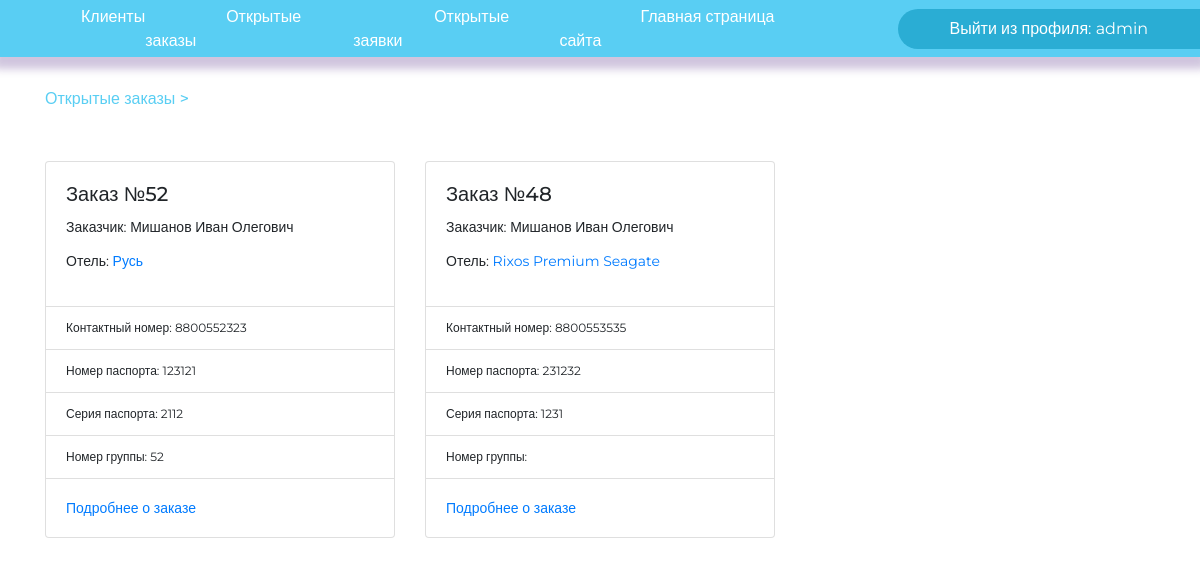
Page /agent/?id_client=6 (signed in) on the committed database.
### djangoApp/models.py (models this page shows, shortened)
class Contract(models.Model):
    client_id = models.ForeignKey(Client, on_delete=models.CASCADE)
    hotel_id = models.ForeignKey(Hotel, on_delete=models.CASCADE)
    group_id = models.ForeignKey(
        GroupClient, on_delete=models.CASCADE, blank=True, null=True)
    sell_date = models.DateField(null=True, blank=True)
    start_date = models.DateField()
    end_date = models.DateField()
    contact_numberRegex = RegexValidator(regex=r'^((8|\+7)[\- ]?)?(\(?\d{3}\)?[\- ]?)?[\d\- ]{7,10}$',
                                         message="Номер телефона введен в неверном формате! Пример: +79261234567, 89261234567, 79261234567, 123-45-67 и т.п.")
    contact_number = models.CharField(
        max_length=13, validators=[contact_numberRegex])

class Client(models.Model):
    surname = models.CharField(max_length=30)
    name = models.CharField(max_length=30)
    patronymic = models.CharField(max_length=30)
    address = models.CharField(max_length=50)
    email = models.CharField(max_length=50)
    pass_and_serial = models.CharField(
        max_length=12, db_index=True, null=True, blank=True)
    pass_number = models.CharField(max_length=6, validators=[
                                   MinLengthValidator(6, 'Длина номера паспорта 6 цифр')])
    pass_serial = models.CharField(max_length=4, validators=[
                                   MinLengthValidator(4, 'Длина серии паспорта 4 цифры')])

class Hotel(models.Model):
    country_id = models.ForeignKey(Country, on_delete=models.CASCADE)
    name = models.CharField(max_length=30)
    town = models.CharField(max_length=30)
    price = models.DecimalField(max_digits=20, decimal_places=2)
    wi_fi = models.CharField(
        choices=(('1', '1'), ('0', '0')), default=0, max_length=30)
    beach = models.CharField(
        choices=(('1', '1'), ('0', '0')), default=0, max_length=30)
    air_conditioning = models.CharField(
        choices=(('1', '1'), ('0', '0')), default=0, max_length=30)
    child = models.CharField(
        choices=(('1', '1'), ('0', '0')), default=0, max_length=30)
    bar = models.CharField(
        choices=(('1', '1'), ('0', '0')), default=0, max_length=30)
    desc = models.TextField(max_length=200)

class GroupClient(models.Model):
    client = models.ManyToManyField(Client, blank=True)

### djangoApp/views.py (the view)
# urls.py: path('agent/', Agent.as_view()),
class Agent(LoginRequiredMixin, ListView):
    redirect_field_name = None
    model = Contract
    template_name = 'agent.html'
    context_object_name = 'contracts'
    def get_queryset(self):
        if self.request.GET.get('id_client'): #Если был произведен поиск заказов связанных с клиентом
            clientId=self.request.GET.get('id_client')
            if GroupClient.objects.filter(client=clientId) or Contract.objects.filter(client_id=clientId).exists(): #Поиск связей в заказах и группах
                contractsGroup=""
                contractsClient=""
                if GroupClient.objects.filter(client=clientId).exists():
                    groups = GroupClient.objects.filter(client=clientId)
                    contractsGroup=Contract.objects.filter(group_id__in=[group.id for group in groups])
                if Contract.objects.filter(client_id=clientId).exists() and not ([contractCl.id for contractCl in Contract.objects.filter(client_id=clientId)] == [contractGr.id for contractGr in contractsGroup]):
                    contractsClient=Contract.objects.filter(client_id=clientId)
                contractRes = list(chain(contractsGroup, contractsClient))
                return contractRes
            else:
               messages.error(self.request, 'Связанные заказы не найдены')
               return Contract.objects.all()
        else:
            return Contract.objects.all() #Обычный сценарий отображения

### djangoApp/templates/agent.html (shortened to what this page needs)
{% extends 'secret_panel.html' %}
{% block  content %}
        <div class="row row-cols-2 row-cols-md-3 g-4">
            {% for contr in contracts %}
            {% include 'order_card.html' %}
            {% endfor %}
        </div>
{% endblock %}

### djangoApp/templates/secret_panel.html (shortened to what this page needs)
<!DOCTYPE HTML PUBLIC "-//W3C//DTD HTML 4.01//EN" "http://www.w3.org/TR/html4/strict.dtd">
<html>
<head>
    <link rel="stylesheet" type="text/css" href="/static/css/style.css">
    <link rel="stylesheet" href="https://cdn.jsdelivr.net/npm/bootstrap@4.5.3/dist/css/bootstrap.min.css"
>
</head>
<body>
    <header>
        <nav class="menu" style="background-color: #59CEF3;">
            {% if request.user.is_authenticated %}
            <ul>
                <li><a href="/agent/clients">Клиенты</a></li>
                <li><a href="/agent/">Открытые заказы</a></li>
                <li><a href="/agent/calls/">Открытые заявки</a></li>
                <li><a href="/">Главная страница сайта</a></li>
            </ul>
            <a href="{% url 'logout' %}" class="btn btn-primary" id="logout">Выйти из профиля: {{user.username}}</a>
            {% else %}
            <span class="text-light ml-3">Требуется авторизация! Покиньте эту страницу если вы попали на нее
                случайно.</span>
            {% endif %}
        </nav>
    </header>
    <div class="container">
        {% block currPath %}<div class="path"><a href="/agent/">Открытые заказы ></a>
        </div>{% endblock %}
        {% block content %}
        {% endblock %}
    </div>
</body>
</html>

### djangoApp/templates/order_card.html
{% block content %}
    <div class="col">
        <div class="card">
            <div class="card-body">
                <h5 class="card-title">Заказ №{{ contr.id }}</h5>
                <div class="card-text">
                    <p>Заказчик: {{ contr.client_id.surname }} {{ contr.client_id.name }} {{ contr.client_id.patronymic }}</p>
                    <p>Отель: <a href="#">{{ contr.hotel_id.name }}</a></p>
                </div>
            </div>
            <ul class="list-group list-group-flush">
                <li class="list-group-item">Контактный номер: {{ contr.contact_number }}</li>
                <li class="list-group-item">Номер паспорта: {{ contr.client_id.pass_number }}</li>
                <li class="list-group-item">Серия паспорта: {{ contr.client_id.pass_serial }}</li>
                <li class="list-group-item">Номер группы: {{ contr.group_id.id }}</li>
            </ul>
            <div class="card-body">
                <div class="row">
                    <div class="col">
                        <a href="contract/{{contr.id}}/" class="card-link">Подробнее о заказе</a>
                    </div>
                </div>
            </div>
        </div>
    </div>
{% endblock %}

### djangoApp/static/css/style.css (style rules this page uses)
body { margin: 0px; padding: 0px 0px 0px; font-family: 'Montserrat', sans-serif !important; font-style: normal !important; font-weight: normal !important; min-height: 100vh; }
.card { font-size: 14px !important; line-height: 18px; margin-top: 50px; }
.card .list-group .list-group-item { font-size: 12px !important; }
.btn-primary { display: flex !important; background-color: #59CEF3 !important; height: 40px !important; border-radius: 7px !important; line-height: 1.5 !important; align-items: center !important; justify-content: center !important; font-size: 20 !important; text-decoration: none !important; color: #fff; border: none !important; }
header .menu { background-color: #ED9E72; padding: 15px 0px 15px 0px; display: flex; align-items: center; box-shadow: 0px 6px 8px 6px rgba(69, 26, 124, 0.25); height: 57px; flex-direction: row; z-index: 3; }
header .menu a { margin-left: 81px; color: #fff; text-decoration: none; }
header .menu #logout { background-color: #2aadd4 !important; width: 306px; height: 100%; border-radius: 30px 0 0 30px !important; }
header .menu ul { margin-left: auto; padding: 0; margin: 0; margin-left: auto; list-style-type: none; display: flex; }
.path { margin-top: 30px; }
.path a { color: #59CEF3 !important; text-decoration: none !important; font-weight: 500; font-size: 20; }

### rows in the picture
Contract: id "52", client_id.surname "Мишанов", client_id.name "Иван", client_id.patronymic "Олегович", hotel_id.name "Русь", contact_number "8800552323", client_id.pass_number "123121", client_id.pass_serial "2112", group_id.id "52"
Contract: id "48", client_id.surname "Мишанов", client_id.name "Иван", client_id.patronymic "Олегович", hotel_id.name "Rixos Premium Seagate", contact_number "8800553535", client_id.pass_number "231232", client_id.pass_serial "1231"

### other values in the picture
{{ user.username }} "admin"
